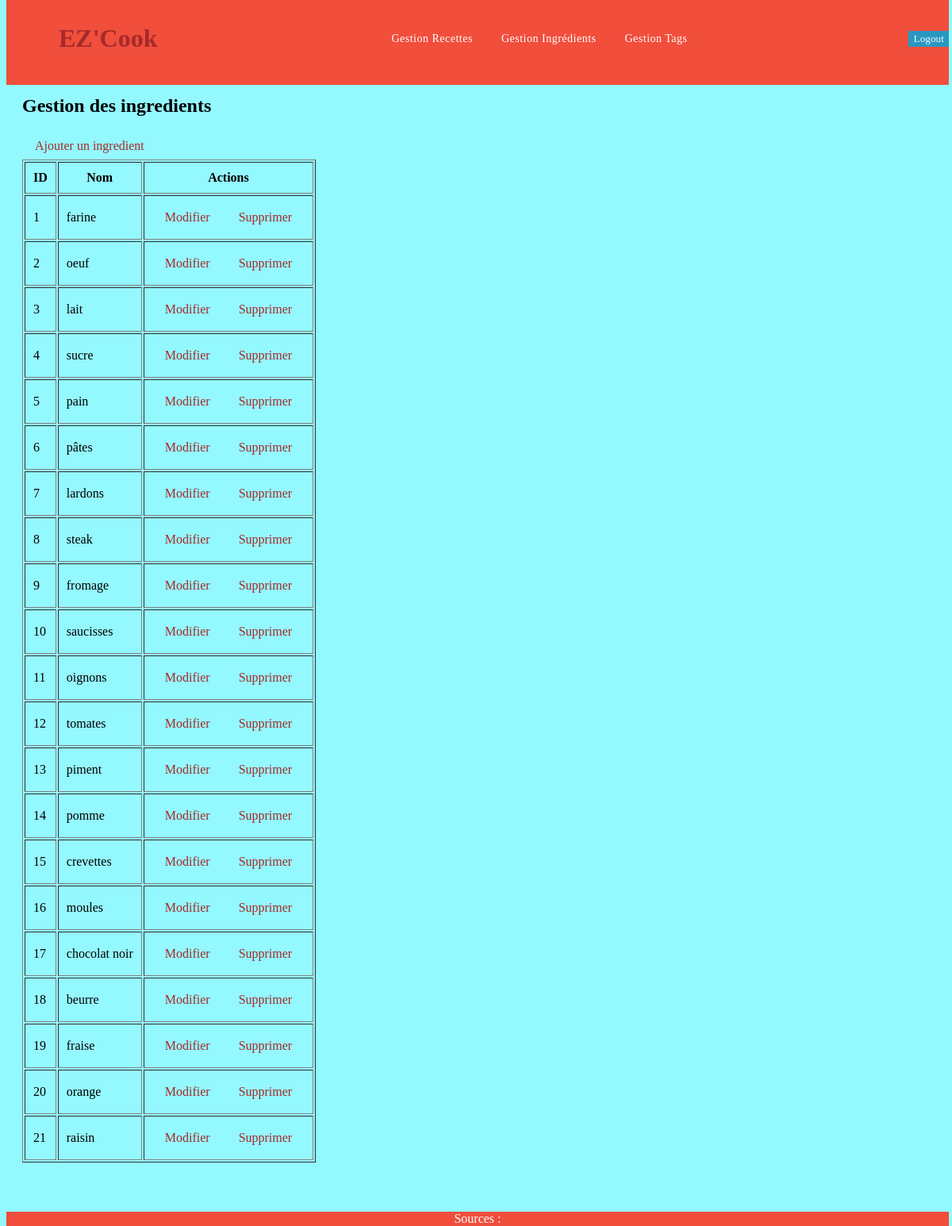
Page /ingredients.php (signed in) on the committed database.
### tables this page shows
CREATE TABLE `ingredient` (
  `idIng` int(10) NOT NULL,
  `nomIng` varchar(255) DEFAULT NULL,
  `photoIng` varchar(255) DEFAULT NULL
);

### DataBase.php (called while the page is built, shortened)
<?php
class DataBase{
    public static function chargerIngredients($pdo): array{
        $sqlAllIng = "SELECT * FROM Ingredient" ;
        $statement = $pdo->prepare($sqlAllIng) ;
        $statement->execute() or die(var_dump($statement->errorInfo())) ;
        $result = $statement->fetchAll(PDO::FETCH_ASSOC);
        return $result;
    }
}
?>

### ingredients.php (the view, shortened to what this page needs)
<?php
require_once __DIR__ . '/Template.php';
require_once __DIR__ . '/DataBase.php';
$pdo=DataBase::getConnection();
$ing=DataBase::chargerIngredients($pdo);?>
<h2>Gestion des ingredients</h2>
<a href="ingredient_ajouter.php">Ajouter un ingredient</a>
<table border="1" cellpadding="10">
    <thead>
        <tr>
            <th>ID</th>
            <th>Nom</th>
            <th>Actions</th>
        </tr>
    </thead>
<tbody>
    <?php foreach($ing as $i):?>
    <tr>
        <td><?= $i['idIng']?></td>
        <td><?= htmlspecialchars($i['nomIng'])?></td>
        <td>
        <a href="ingredient_modifier.php?id=<?=$r['idIng']?>">Modifier</a>
        <a href="ingredient_supprimer.php?id=<?$r['idIng']?>">Supprimer</a>
        </td>
    </tr>
    <?php endforeach; ?>
</tbody>
</table>

### main.css (style rules this page uses)
body { font-family: 'Lucida Sans'; background-color: rgb(148, 248, 255); }
a { text-decoration: none; color: brown; background: transparent; padding: 8px 16px; position: relative; font-weight: 500; display: inline-block; }

### rows in the picture
ingredient: idIng "1", nomIng "farine"
ingredient: idIng "2", nomIng "oeuf"
ingredient: idIng "3", nomIng "lait"
ingredient: idIng "4", nomIng "sucre"
ingredient: idIng "5", nomIng "pain"
ingredient: idIng "6", nomIng "pâtes"
ingredient: idIng "7", nomIng "lardons"
ingredient: idIng "8", nomIng "steak"
ingredient: idIng "9", nomIng "fromage"
ingredient: idIng "10", nomIng "saucisses"
ingredient: idIng "11", nomIng "oignons"
ingredient: idIng "12", nomIng "tomates"
ingredient: idIng "13", nomIng "piment"
ingredient: idIng "14", nomIng "pomme"
ingredient: idIng "15", nomIng "crevettes"
ingredient: idIng "16", nomIng "moules"
ingredient: idIng "17", nomIng "chocolat noir"
ingredient: idIng "18", nomIng "beurre"
ingredient: idIng "19", nomIng "fraise"
ingredient: idIng "20", nomIng "orange"
ingredient: idIng "21", nomIng "raisin"
